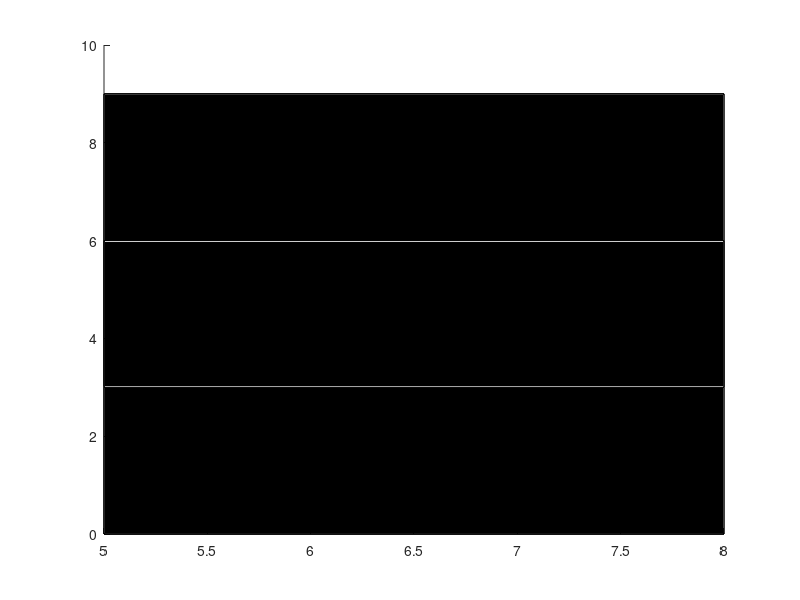

This figure's MATLAB source:
function plotWall()

    n = 16;
    wall(1).coord = [5, 5, 8, 8;
                     0, 0, 0, 0;
                     0, 9, 9, 0];
      
    wall(2).coord = [5, 5, 5, 5;
                     0, 0, 3, 3;
                     0, 9, 9, 0];

    wall(3).coord = [5, 5, 8, 8;
                     3, 3, 3, 3;
                    0, 9, 9, 0];

    wall(4).coord = [8, 8, 8, 8;
                     0, 0, 3, 3;
                     0, 9, 9, 0];
                
    wall(5).coord = [5, 5, 5, 5;
                     3, 3, 6, 6;
                     0, 3, 3, 0];
             
    wall(6).coord = [8, 8, 8, 8;
                     3, 3, 6, 6;
                     0, 3, 3, 0];

    wall(7).coord = [5, 5, 5, 5;
                     3, 3, 6, 6;
                     6, 9, 9, 6];
             
    wall(8).coord = [8, 8, 8, 8;
                     3, 3, 6, 6;
                     6, 9, 9, 6];

    wall(9).coord = [5, 5, 8, 8;
                     6, 6, 6, 6;
                     0, 9, 9, 0];
      
    wall(10).coord = [5, 5, 5, 5;
                      6, 6, 9, 9;
                      0, 9, 9, 0];

    wall(11).coord = [5, 5, 8, 8;
                      9, 9, 9, 9;
                      0, 9, 9, 0];

    wall(12).coord = [8, 8, 8, 8;
                      6, 6, 9, 9;
                      0, 9, 9, 0];
              
    wall(13).coord = [5, 5, 8, 8;
                      3, 6, 6, 3;
                      3, 3, 3, 3];

    wall(14).coord = [5, 5, 8, 8;
                      3, 6, 6, 3;
                      6, 6, 6, 6];

    wall(15).coord = [5, 5, 8, 8;
                      0, 9, 9, 0;
                      0, 0, 0, 0];
              
    wall(16).coord = [5, 5, 8, 8;
                      0, 9, 9, 0;
                      9, 9, 9, 9];

    for i =1:n
        patch(wall(i).coord(1, :), wall(i).coord(2, :), wall(i).coord(3, :), 'black')
    end
end